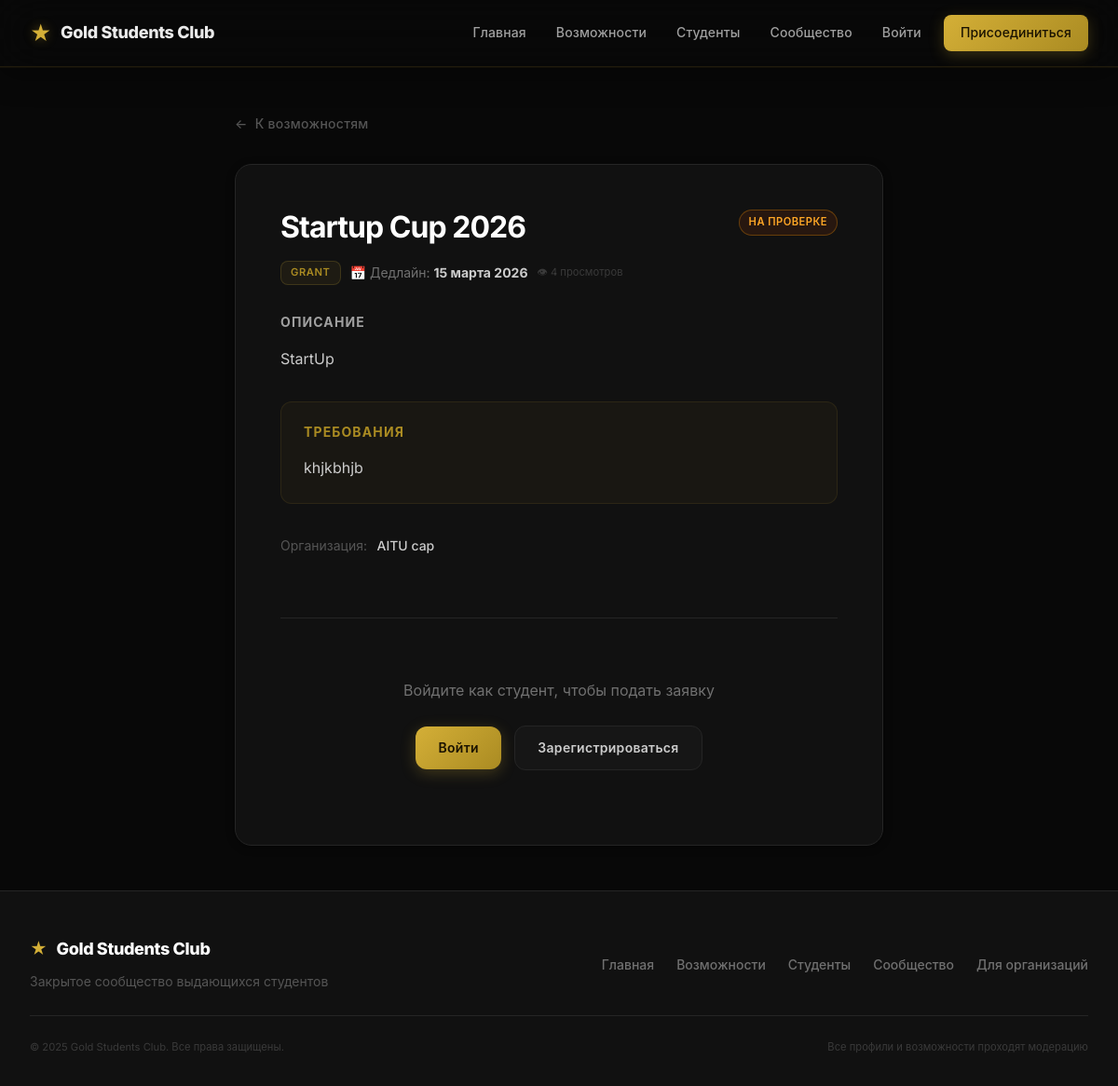
The app's page /opportunity/4, older data.
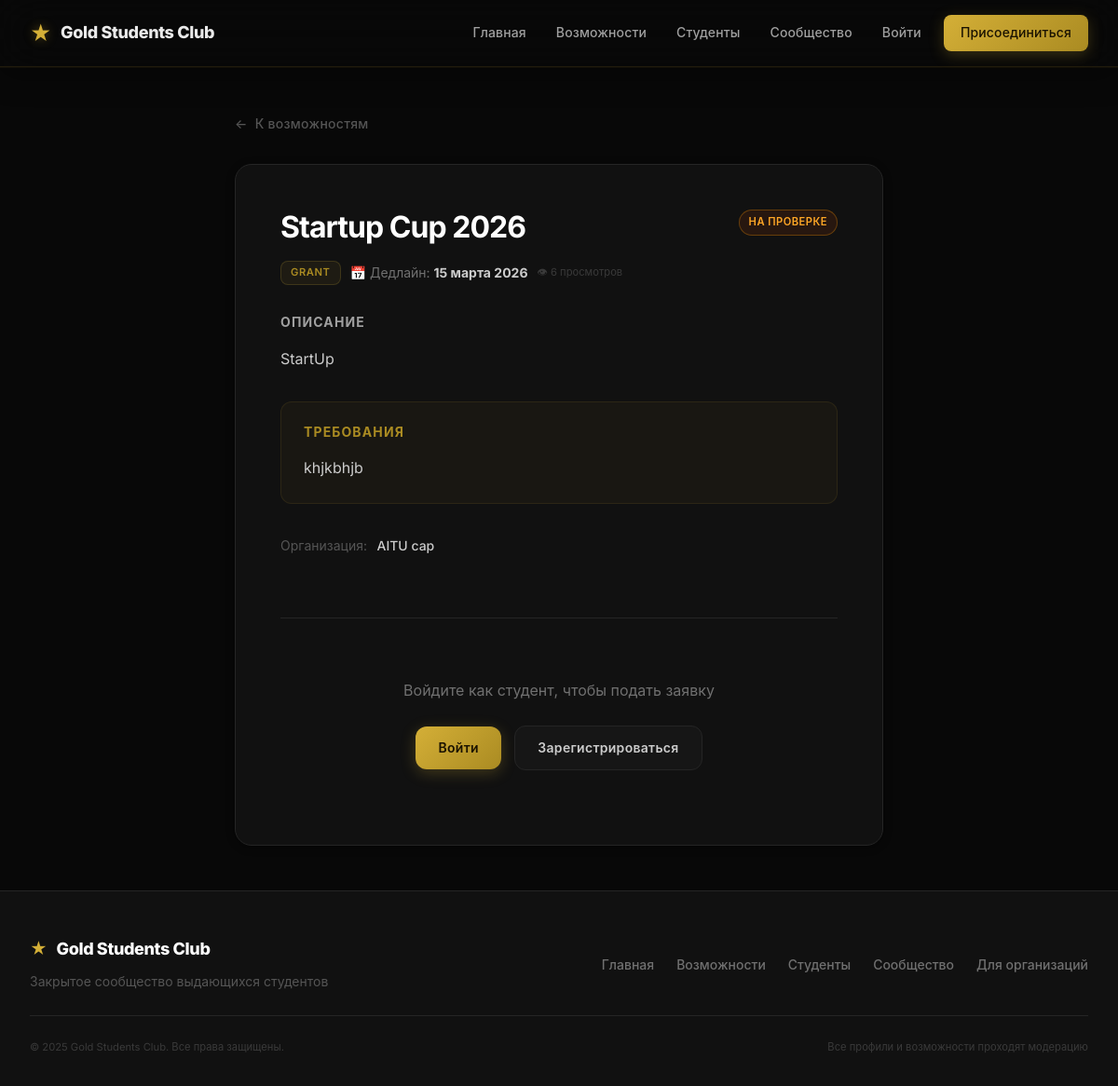
The same page, newer data.
### app.py (models this page shows, shortened)
class Opportunity(db.Model):
    id = db.Column(db.Integer, primary_key=True)
    title = db.Column(db.String(200), nullable=False, index=True)
    description = db.Column(db.Text)
    requirements = db.Column(db.Text)
    category = db.Column(db.String(50), index=True)
    deadline = db.Column(db.String(50))
    source = db.Column(db.String(200))
    registration_link = db.Column(db.String(500))
    verified = db.Column(db.Boolean, default=False, index=True)
    views_count = db.Column(db.Integer, default=0)
    created_by = db.Column(db.Integer, db.ForeignKey("user.id"), nullable=True)
    creator = db.relationship("User", backref=db.backref("opportunities", lazy="dynamic"))
    created_at = db.Column(db.DateTime, default=datetime.utcnow)
    updated_at = db.Column(db.DateTime, default=datetime.utcnow, onupdate=datetime.utcnow)

### app.py (the view, shortened to what this page needs)
@app.route("/opportunity/<int:op_id>", methods=["GET", "POST"])
def opportunity_page(op_id):
    op = Opportunity.query.get_or_404(op_id)
    already_applied = False
    if current_user.is_authenticated:
        already_applied = Application.query.filter_by(
            user_email=current_user.email, opportunity_id=op.id
        ).first() is not None
    if request.method == "GET":
        op.views_count += 1
        db.session.commit()
    return render_template("opportunity_page.html", op=op, already_applied=already_applied)

### templates/opportunity_page.html (shortened to what the changed rows need)
{% extends "base.html" %}
{% block content %}
<div style="padding: var(--spacing-xl) var(--spacing-lg); max-width: 760px; margin: 0 auto;">
    <div class="card" style="padding: var(--spacing-xl);">
        <div style="margin-bottom: var(--spacing-lg);">
            <div style="display: flex; align-items: flex-start; justify-content: space-between; gap: var(--spacing-md); flex-wrap: wrap; margin-bottom: var(--spacing-sm);">
                <h1 style="font-size: var(--font-size-3xl); margin: 0;">{{ op.title }}</h1>
                {% if op.verified %}
                    <span class="badge badge-success" style="flex-shrink: 0;">✓ Verified</span>
                {% else %}
                    <span class="badge badge-warning" style="flex-shrink: 0;">На проверке</span>
                {% endif %}
            </div>
            <div style="display: flex; gap: 10px; flex-wrap: wrap; align-items: center;">
                {% if op.category %}
                    <span class="category-tag">{{ op.category }}</span>
                {% endif %}
                {% if op.deadline %}
                    <span style="font-size: var(--font-size-sm); color: var(--gray-400);">
                        📅 Дедлайн: <strong style="color: var(--gray-200);">{{ op.deadline }}</strong>
                    </span>
                {% endif %}
                {% if op.views_count %}
                    <span style="font-size: var(--font-size-xs); color: var(--gray-600);">👁 {{ op.views_count }} просмотров</span>
                {% endif %}
            </div>
        </div>
        {% if op.description %}
        <div style="margin-bottom: var(--spacing-lg);">
            <h4 style="color: var(--gray-300); font-size: var(--font-size-sm); text-transform: uppercase; letter-spacing: 0.08em; margin-bottom: var(--spacing-sm);">Описание</h4>
            <p style="color: var(--gray-200); line-height: 1.8; margin: 0;">{{ op.description }}</p>
        </div>
        {% endif %}
        {% if op.requirements %}
        <div style="margin-bottom: var(--spacing-lg); padding: var(--spacing-md); background: rgba(212,175,55,0.04); border: 1px solid rgba(212,175,55,0.1); border-radius: var(--radius-md);">
            <h4 style="color: var(--gold-dark); font-size: var(--font-size-sm); text-transform: uppercase; letter-spacing: 0.08em; margin-bottom: var(--spacing-sm);">Требования</h4>
            <p style="color: var(--gray-200); line-height: 1.7; margin: 0;">{{ op.requirements }}</p>
        </div>
        {% endif %}
        {% if op.source %}
        <div style="margin-bottom: var(--spacing-lg);">
            <span style="font-size: var(--font-size-sm); color: var(--gray-500);">Организация:</span>
            <span style="font-size: var(--font-size-sm); color: var(--gray-200); margin-left: 6px; font-weight: 500;">{{ op.source }}</span>
        </div>
        {% endif %}
    </div>
</div>
{% endblock %}

Row changes from the older to the newer data that the page shows:
changed Opportunity "StartUp": views_count "4" → "6"
